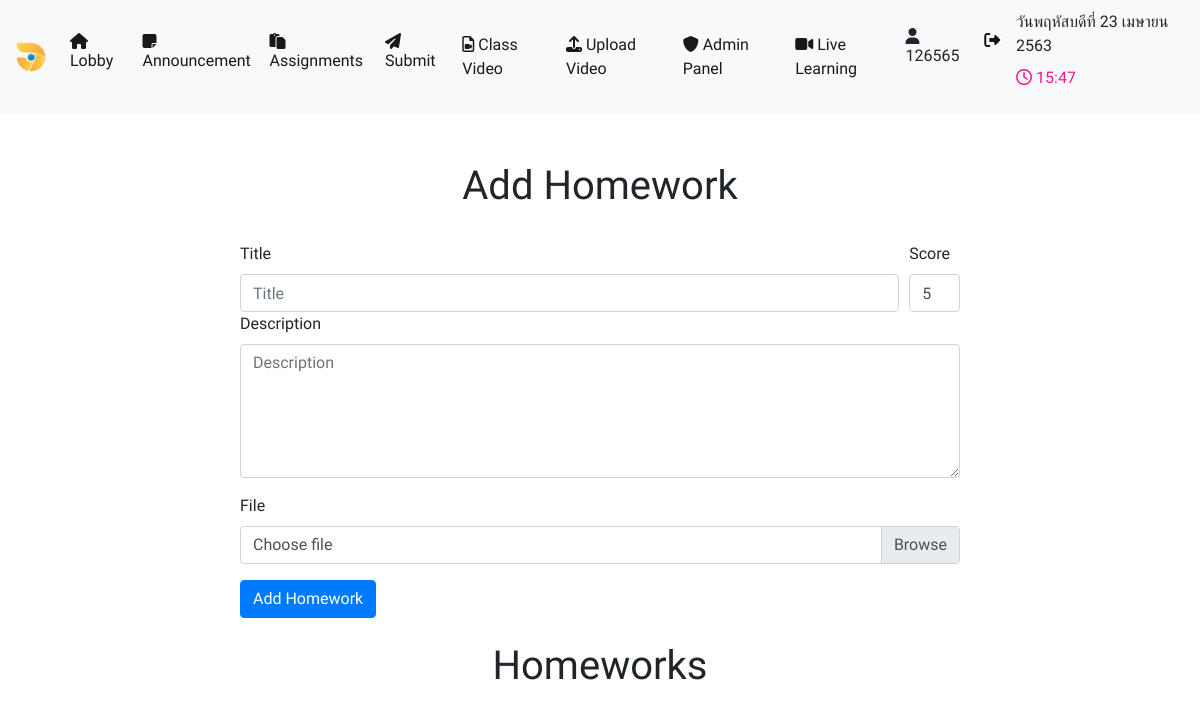
Page /page/homework.php (signed in) on the earlier database version.
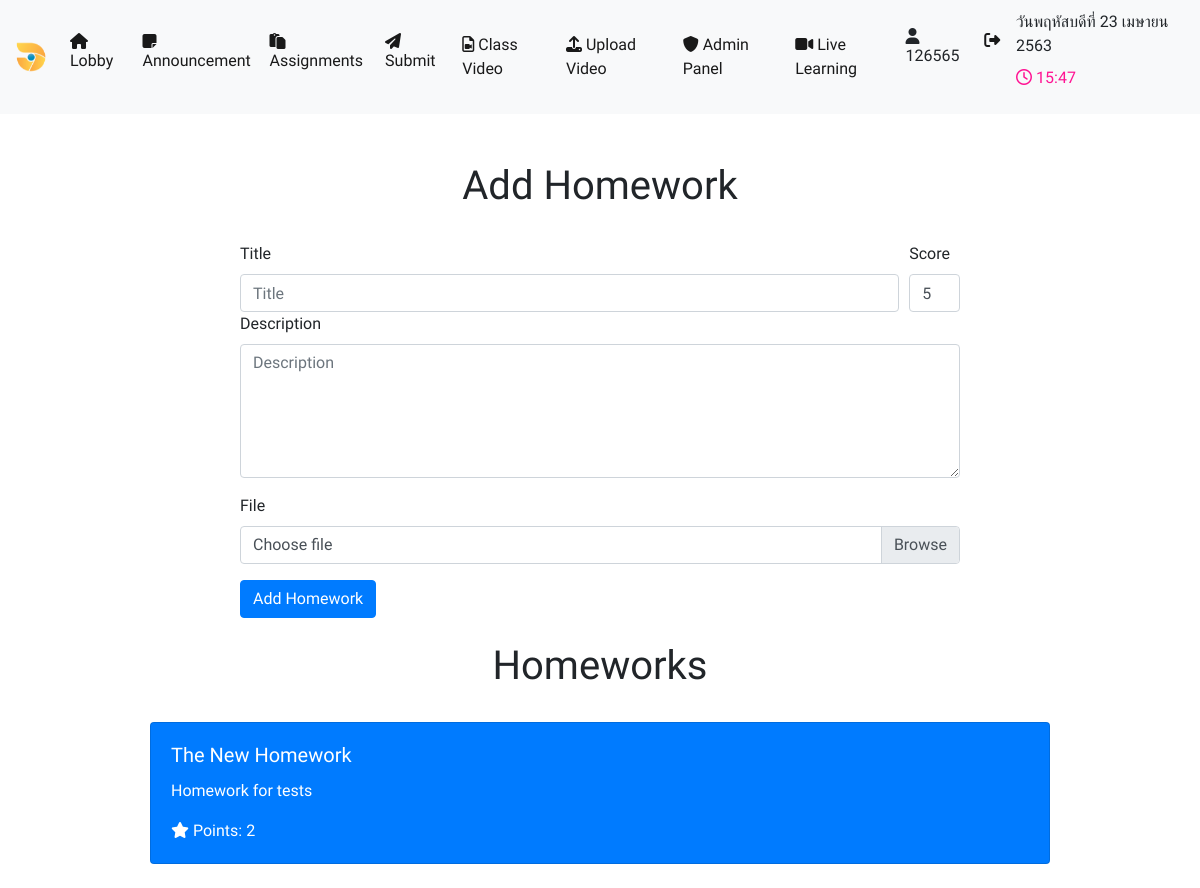
Same page on the later database version.
### tables this page shows
CREATE TABLE `homework` (
  `id` int(11) NOT NULL,
  `name` mediumtext NOT NULL,
  `description` mediumtext,
  `file` varchar(500) DEFAULT NULL,
  `points` int(11) NOT NULL
);

### page/homework.php (the view, shortened to what this page needs)
<?php session_start();
include("../common/conn.php");
?>
<head>
  <link rel="stylesheet" href="https://maxcdn.bootstrapcdn.com/bootstrap/4.4.1/css/bootstrap.min.css">
  <link rel="stylesheet" href="/assets/animate.css" />
  <link rel="stylesheet" href="/assets/sweetalert2.css">
  </head>
  <body>
<?php include "../common/nav.php";  ?>
<br>
<?php if ($_SESSION["rank"] == 1) { ?>
<br>
<center><h1 class="animated fadeInDown">Add Homework</h1></center><br>
<form method="POST" action="" style="width: 60%; margin: 0 auto;" enctype="multipart/form-data">
    <div class="form-row">
        <div class="col-11">
            <label for="inputName">Title</label>
        <input type="text" class="form-control" id="inputName" name="name" placeholder="Title">
        </div>
        <div class="col-1">
            <label for="inputScore">Score</label>
        <input type="number" class="form-control" id="inputScore" name="points" placeholder="5" value="5">
        </div>
    </div>
    <div class="form-group">
        <label for="inputDes">Description</label>
        <textarea type="text" class="form-control" id="inputDes" name="description" placeholder="Description" rows="5"></textarea>
    </div>
    <div class="form-group">
        <label for="inputFile">File</label>
        <div class="custom-file">
  <label class="custom-file-label" for="customFile">Choose file</label>
</div>
    </div>
    <button type="submit" class="btn btn-primary">Add Homework</button>
</form>
<?php } ?>
<br>
<center><h1 class="animated fadeIn">Homeworks</h1></center><br>
<?php
$allq = $db->query("SELECT * FROM homework");
while ($row = $allq->fetch_assoc()){
?>
<div class="card bg-primary text-white" style="width: 75%; margin: 0 auto;">
  <div class="card-body">
    <h5 class="card-title"><?php echo $row["name"]; ?></h5>
    <p class="card-text"><?php echo ($row["description"] === "") ? "<i>No Description Available</i>" : $row["description"]; ?></p>
    <p class="card-text"><i class="fa fa-star"></i> Points: <?php echo $row["points"]; ?></p>
  </div>
</div>
<br>
<?php } ?>
</body>

### common/nav.php (shortened to what this page needs)
<nav class="navbar navbar-expand-lg navbar-light bg-light">
  <a class="navbar-brand animated fadeInLeft" href="#">
    <img src="/assets/logo.png" width="30" height="30" alt="">
  </a>
  <div class="collapse navbar-collapse" id="navbarSupportedContent">
    <ul class="navbar-nav mr-auto">
      <li class="nav-item active animated fadeIn">
        <a class="nav-link" href="portal.php"><i class="fa fa-home"></i> Lobby <span class="sr-only">(current)</span></a>
      </li>
      <li class="nav-item active animated fadeIn">
        <a class="nav-link" href="announce.php"><i class="fa fa-sticky-note"></i> Announcement </a>
      </li>
      <li class="nav-item active animated fadeIn">
        <a class="nav-link" href="homework.php"><i class="fa fa-clipboard"></i> Assignments </a>
      </li>
      <li class="nav-item active animated fadeIn">
        <a class="nav-link" href="hwstatus.php"><i class="fa fa-send"></i> Submit </a>
      </li>
       <li class="nav-item active animated fadeIn">
        <a class="nav-link" href="mainvid.php"><i class="fa fa-file-video-o"></i> Class Video </a>
      </li>
      <?php if ($_SESSION["rank"] == 1) { ?>
       <li class="nav-item active animated fadeIn">
        <a class="nav-link" href="upload.php"><i class="fa fa-upload"></i> Upload Video </a>
      </li>
      <li class="nav-item active animated fadeIn">
        <a class="nav-link" href="admin.php"><i class="fa fa-shield"></i> Admin Panel </a>
      </li>
    <?php } ?>
    <li class="nav-item active animated fadeIn">
        <a class="nav-link" href="zoom.php"><i class="fa fa-video-camera"></i> Live Learning </a>
      </li>
   </ul>
   <div class="form-inline my-2 my-lg-0">
      <ul class="navbar-nav mr-auto">
      <li class="nav-item active animated fadeIn">
        <p style="margin-top: 20px;"><i class="fa fa-user"></i> <?php echo $_SESSION["username"]; ?></p>
      </li>
      <li class="nav-item active animated fadeIn">
        <a style="margin-top: 16px;" class="nav-link" href="javascript:pernyrengolink('/logout.php','ต้องการออกจากระบบใช่หรือไม่','info')"><i class="fa fa-sign-out"></i></a>
      </li>
    <li class="nav-item active animated fadeInRight" >
        <p style="margin-top: 2px;" id="date"></p> <div class="time" style="margin-top: -8px;"><p id="time" style="color: #FF1493;"></p></div>
      </li>
   </ul>
    </div>
  </div>
</nav>

### page/homework.php (style rules this page uses)
* { font-family: Kanit; }

Differences in the rows shown:
added homework: name "The New Homework", description "Homework for tests", points "2"
